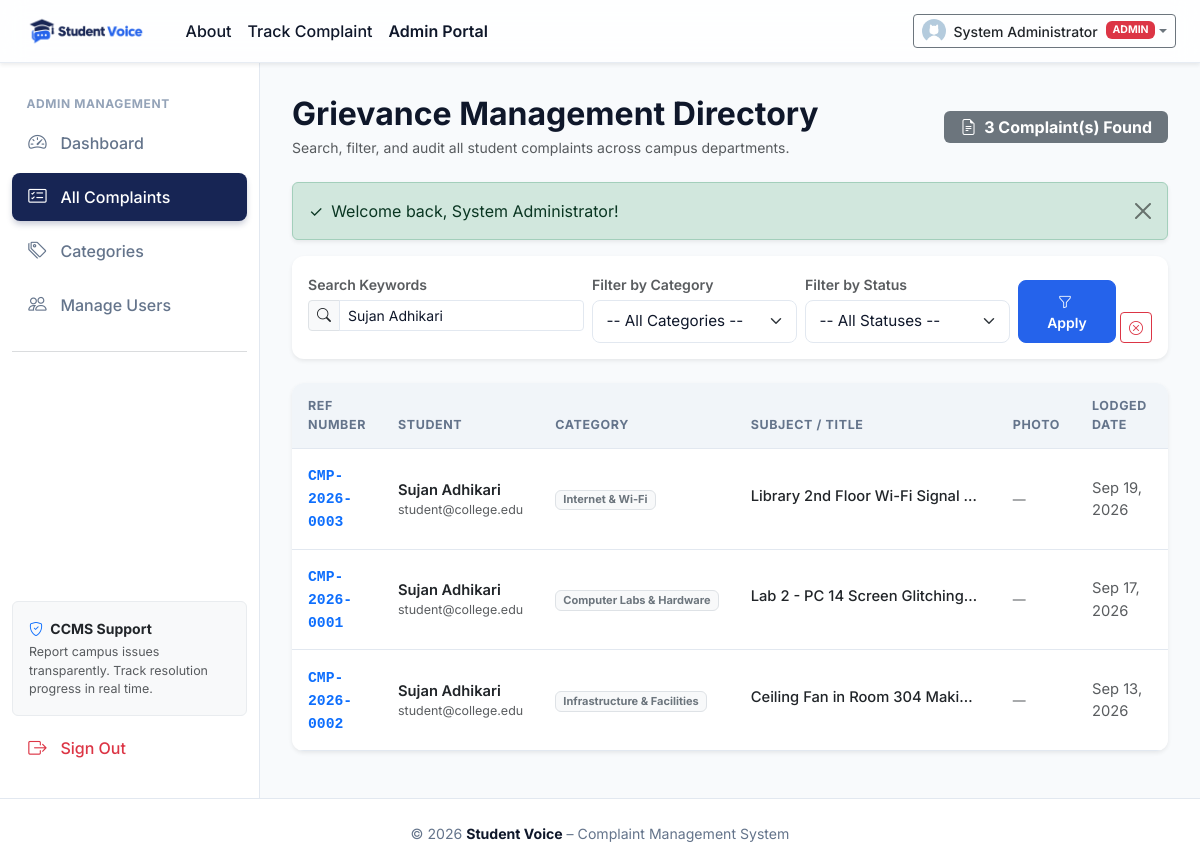
Page /admin/complaints.php?q=Sujan+Adhikari (signed in) on the committed database.
### tables this page shows
CREATE TABLE `complaints` (
    `id` INT AUTO_INCREMENT PRIMARY KEY,
    `complaint_number` VARCHAR(30) NOT NULL UNIQUE,
    `user_id` INT NOT NULL,
    `category_id` INT NOT NULL,
    `title` VARCHAR(200) NOT NULL,
    `description` TEXT NOT NULL,
    `image` VARCHAR(255) NULL,
    `status` ENUM('Pending', 'In Progress', 'Resolved', 'Rejected') NOT NULL DEFAULT 'Pending',
    `admin_remark` TEXT NULL,
    `created_at` DATETIME DEFAULT CURRENT_TIMESTAMP,
    `updated_at` DATETIME DEFAULT CURRENT_TIMESTAMP ON UPDATE CURRENT_TIMESTAMP,
    CONSTRAINT `fk_complaints_user` FOREIGN KEY (`user_id`) REFERENCES `users`(`id`) ON DELETE CASCADE,
    CONSTRAINT `fk_complaints_category` FOREIGN KEY (`category_id`) REFERENCES `categories`(`id`) ON DELETE RESTRICT
);

CREATE TABLE `users` (
    `id` INT AUTO_INCREMENT PRIMARY KEY,
    `name` VARCHAR(100) NOT NULL,
    `email` VARCHAR(100) NOT NULL UNIQUE,
    `password` VARCHAR(255) NOT NULL,
    `role` ENUM('student', 'admin') NOT NULL DEFAULT 'student',
    `phone` VARCHAR(20) NULL,
    `created_at` DATETIME DEFAULT CURRENT_TIMESTAMP
);

CREATE TABLE `categories` (
    `id` INT AUTO_INCREMENT PRIMARY KEY,
    `name` VARCHAR(100) NOT NULL UNIQUE,
    `description` TEXT NULL,
    `created_at` DATETIME DEFAULT CURRENT_TIMESTAMP
);

### admin/complaints.php (the view, shortened to what this page needs)
<?php
require_once __DIR__ . '/../includes/functions.php';
$pdo = getDBConnection();
$statusFilter   = trim($_GET['status'] ?? '');
$categoryFilter = filter_var($_GET['category'] ?? '', FILTER_VALIDATE_INT);
$searchQuery    = trim($_GET['q'] ?? '');
$sql = "
    SELECT c.id, c.complaint_number, c.title, c.image, c.status, c.created_at,
           cat.name AS category_name,
           u.name AS student_name, u.email AS student_email
    FROM complaints c
    JOIN categories cat ON c.category_id = cat.id
    JOIN users u ON c.user_id = u.id
    WHERE 1=1
";
$params = [];
if (!empty($searchQuery)) {
    $sql .= " AND (c.complaint_number LIKE :q OR c.title LIKE :q OR c.description LIKE :q OR u.name LIKE :q OR u.email LIKE :q)";
    $params[':q'] = "%{$searchQuery}%";
}
$sql .= " ORDER BY c.created_at DESC";
$stmt = $pdo->prepare($sql);
$stmt->execute($params);
$complaints = $stmt->fetchAll();
$totalFound = count($complaints);
require_once __DIR__ . '/../includes/header.php';
?>
<div class="dashboard-layout">
    <?php require_once __DIR__ . '/../includes/sidebar.php'; ?>
    <main class="dashboard-content">
        <div class="d-flex justify-content-between align-items-center flex-wrap mb-4">
            <div>
                <h2 class="fw-bold mb-1">Grievance Management Directory</h2>
                <p class="text-muted small mb-0">Search, filter, and audit all student complaints across campus departments.</p>
            </div>
            <div class="mt-2 mt-sm-0">
                <span class="badge bg-secondary px-3 py-2 fs-6">
                    <i class="bi bi-file-earmark-text me-1"></i> <?= $totalFound ?> Complaint(s) Found
                </span>
            </div>
        </div>
        <div class="app-card shadow-sm border-0 mb-4">
            <div class="app-card-body p-3">
                <form method="GET" action="complaints.php" class="row g-2">
                    <div class="col-md-4">
                        <label class="form-label small text-muted mb-1">Search Keywords</label>
                        <div class="input-group input-group-sm">
                            <span class="input-group-text bg-light"><i class="bi bi-search"></i></span>
                            <input type="text" name="q" class="form-control"
                                   placeholder="Ref ID, Title, or Student name..." value="<?= e($searchQuery) ?>">
                        </div>
                    </div>
                    <div class="col-md-3">
                        <label class="form-label small text-muted mb-1">Filter by Category</label>
                        <select name="category" class="form-select form-select-sm">
                            <option value="">-- All Categories --</option>
                        </select>
                    </div>
                    <div class="col-md-3">
                        <label class="form-label small text-muted mb-1">Filter by Status</label>
                        <select name="status" class="form-select form-select-sm">
                            <option value="">-- All Statuses --</option>
                        </select>
                    </div>
                    <div class="col-md-2 d-flex align-items-end gap-1">
                        <button type="submit" class="btn btn-sm btn-primary w-100">
                            <i class="bi bi-funnel me-1"></i> Apply
                        </button>
                        <?php if (!empty($searchQuery) || !empty($statusFilter) || !empty($categoryFilter)): ?>
                            <a href="complaints.php" class="btn btn-sm btn-outline-danger" title="Clear Filters">
                                <i class="bi bi-x-circle"></i>
                            </a>
                        <?php endif; ?>
                    </div>
                </form>
            </div>
        </div>
        <div class="app-card shadow-sm border-0">
            <div class="app-card-body p-0">
                <?php if (empty($complaints)): ?>
                    <div class="text-center py-5">
                        <div class="text-muted mb-2"><i class="bi bi-search fs-1"></i></div>
                        <h6 class="fw-bold">No Complaints Match Your Criteria</h6>
                        <p class="text-muted small mb-3">Try adjusting your search terms or category/status filters.</p>
                        <a href="complaints.php" class="btn btn-sm btn-outline-primary">Reset Filters</a>
                    </div>
                <?php else: ?>
                    <div class="table-responsive">
                        <table class="table app-table align-middle">
                            <thead>
                                <tr>
                                    <th>Ref Number</th>
                                    <th>Student</th>
                                    <th>Category</th>
                                    <th>Subject / Title</th>
                                    <th>Photo</th>
                                    <th>Lodged Date</th>
                                    <th>Status</th>
                                </tr>
                            </thead>
                            <tbody>
                                <?php foreach ($complaints as $c): ?>
                                    <tr>
                                        <td>
                                            <a href="<?= BASE_URL ?>/admin/view_complaint.php?id=<?= (int)$c['id'] ?>" class="font-monospace fw-bold text-decoration-none">
                                                <?= e($c['complaint_number']) ?>
                                            </a>
                                        </td>
                                        <td>
                                            <div class="fw-semibold text-dark"><?= e($c['student_name']) ?></div>
                                            <div class="text-muted small" style="font-size: 0.78rem;"><?= e($c['student_email']) ?></div>
                                        </td>
                                        <td>
                                            <span class="badge bg-light text-secondary border"><?= e($c['category_name']) ?></span>
                                        </td>
                                        <td>
                                            <span class="fw-medium text-dark d-inline-block text-truncate" style="max-width: 230px;">
                                                <?= e($c['title']) ?>
                                            </span>
                                        </td>
                                        <td>
                                            <?php if (!empty($c['image'])): ?>
                                                <a href="<?= BASE_URL ?>/<?= e($c['image']) ?>" target="_blank" title="View attached photo">
                                                    <i class="bi bi-image text-primary fs-5"></i>
                                                </a>
                                            <?php else: ?>
                                                <span class="text-muted small">&mdash;</span>
                                            <?php endif; ?>
                                        </td>
                                        <td class="text-muted small">
                                            <?= formatDate($c['created_at'], false) ?>
                                        </td>
                                        <td>
                                        </td>
                                    </tr>
                                <?php endforeach; ?>
                            </tbody>
                        </table>
                    </div>
                <?php endif; ?>
            </div>
        </div>
    </main>
</div>
<?php require_once __DIR__ . '/../includes/footer.php'; ?>

### assets/css/style.css (style rules this page uses)
:root { --bs-font-sans-serif: 'Inter', system-ui, -apple-system, sans-serif; --app-primary: #172554; --app-accent: #2563EB; --app-bg: #F8FAFC; --app-surface: #FFFFFF; --app-text-main: #0F172A; --app-text-muted: #64748B; --app-border: #E2E8F0; --app-success: #16A34A; --app-warning: #F59E0B; --app-danger: #DC2626; --app-sidebar-width: 260px; }
body { font-family: var(--bs-font-sans-serif); background-color: var(--app-bg); color: var(--app-text-main); min-height: 100vh; display: flex; flex-direction: column; overflow-x: hidden; }
html { overflow-x: hidden; }
.dashboard-layout { display: flex; min-height: calc(100vh - 65px); }
.dashboard-content { flex-grow: 1; padding: 2rem; overflow-x: hidden; background-color: var(--app-bg); }
.app-card { background: var(--app-surface); border: 1px solid var(--app-border); border-radius: 0.75rem; box-shadow: 0 1px 3px 0 rgba(15, 23, 42, 0.04); overflow: hidden; }
.app-card-body { padding: 1.25rem; }
.app-table { margin-bottom: 0; }
.app-table thead th { background-color: #F1F5F9; color: var(--app-text-muted); font-size: 0.78rem; font-weight: 700; text-transform: uppercase; letter-spacing: 0.05em; border-bottom: 1px solid var(--app-border); padding: 0.85rem 1rem; }
.app-table tbody td { padding: 0.95rem 1rem; vertical-align: middle; border-bottom: 1px solid var(--app-border); font-size: 0.92rem; color: var(--app-text-main); }
.form-label { font-weight: 600; font-size: 0.88rem; color: var(--app-text-main); margin-bottom: 0.35rem; }
.form-control, .form-select { border-color: var(--app-border); padding: 0.6rem 0.85rem; font-size: 0.95rem; border-radius: 0.5rem; color: var(--app-text-main); }
.btn-primary { background-color: var(--app-accent); border-color: var(--app-accent); color: #FFFFFF; padding: 0.6rem 1.25rem; font-weight: 600; border-radius: 0.5rem; transition: all 0.15s ease; }

### rows in the picture
complaints: complaint_number "CMP-2026-0003", user.name "Sujan Adhikari", user.email "student@college.edu", category.name "Internet & Wi-Fi", title "Library 2nd Floor Wi-Fi Signal…", created_at "Sep 19, 2026"
complaints: complaint_number "CMP-2026-0001", user.name "Sujan Adhikari", user.email "student@college.edu", category.name "Computer Labs & Hardware", title "Lab 2 - PC 14 Screen Glitching…", created_at "Sep 17, 2026"
complaints: complaint_number "CMP-2026-0002", user.name "Sujan Adhikari", user.email "student@college.edu", category.name "Infrastructure & Facilities", title "Ceiling Fan in Room 304 Maki…", created_at "Sep 13, 2026"

### other values in the picture
$currentUser['name'] "System Administrator"
$currentUser['role'] "ADMIN"
$totalFound "3"
$message "Welcome back, System Administrator!"
